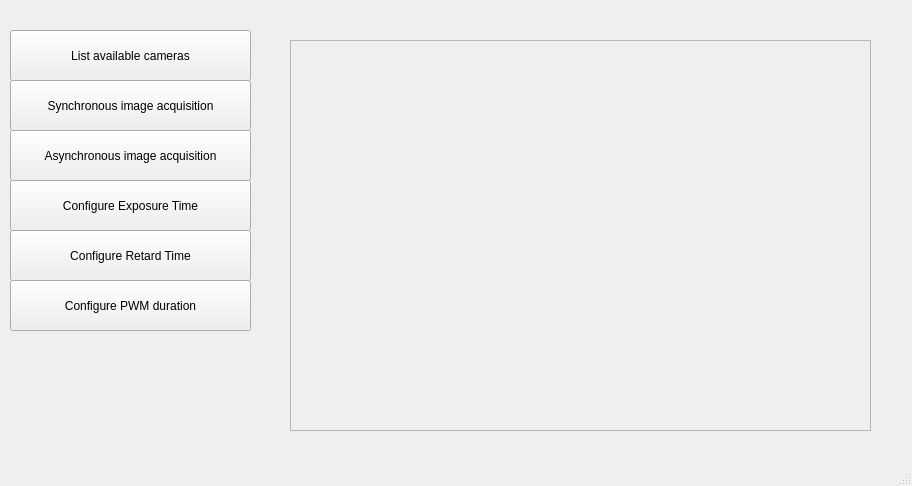
<?xml version="1.0" encoding="UTF-8"?>
<ui version="4.0">
 <class>MainWindow</class>
 <widget class="QMainWindow" name="MainWindow">
  <property name="geometry">
   <rect>
    <x>0</x>
    <y>0</y>
    <width>912</width>
    <height>486</height>
   </rect>
  </property>
  <property name="windowTitle">
   <string>MainWindow</string>
  </property>
  <widget class="QWidget" name="centralWidget">
   <widget class="QPushButton" name="boton">
    <property name="geometry">
     <rect>
      <x>10</x>
      <y>30</y>
      <width>241</width>
      <height>51</height>
     </rect>
    </property>
    <property name="text">
     <string>List available cameras</string>
    </property>
   </widget>
   <widget class="QPushButton" name="botonsynchro">
    <property name="geometry">
     <rect>
      <x>10</x>
      <y>80</y>
      <width>241</width>
      <height>51</height>
     </rect>
    </property>
    <property name="text">
     <string>Synchronous image acquisition</string>
    </property>
   </widget>
   <widget class="QPushButton" name="botonasynchro">
    <property name="geometry">
     <rect>
      <x>10</x>
      <y>130</y>
      <width>241</width>
      <height>51</height>
     </rect>
    </property>
    <property name="text">
     <string>Asynchronous image acquisition</string>
    </property>
   </widget>
   <widget class="QScrollArea" name="scrollArea">
    <property name="geometry">
     <rect>
      <x>290</x>
      <y>40</y>
      <width>581</width>
      <height>391</height>
     </rect>
    </property>
    <property name="widgetResizable">
     <bool>true</bool>
    </property>
    <widget class="QWidget" name="scrollAreaWidgetContents">
     <property name="geometry">
      <rect>
       <x>0</x>
       <y>0</y>
       <width>579</width>
       <height>389</height>
      </rect>
     </property>
     <layout class="QVBoxLayout" name="verticalLayout">
      <item>
       <widget class="QLabel" name="ventana">
        <property name="sizePolicy">
         <sizepolicy hsizetype="Preferred" vsizetype="Preferred">
          <horstretch>0</horstretch>
          <verstretch>0</verstretch>
         </sizepolicy>
        </property>
        <property name="text">
         <string/>
        </property>
       </widget>
      </item>
     </layout>
    </widget>
   </widget>
   <widget class="QPushButton" name="botonexposuretime">
    <property name="geometry">
     <rect>
      <x>10</x>
      <y>180</y>
      <width>241</width>
      <height>51</height>
     </rect>
    </property>
    <property name="text">
     <string>Configure Exposure Time</string>
    </property>
   </widget>
   <widget class="QPushButton" name="botonretard">
    <property name="geometry">
     <rect>
      <x>10</x>
      <y>230</y>
      <width>241</width>
      <height>51</height>
     </rect>
    </property>
    <property name="text">
     <string>Configure Retard Time</string>
    </property>
   </widget>
   <widget class="QPushButton" name="botonpwm">
    <property name="geometry">
     <rect>
      <x>10</x>
      <y>280</y>
      <width>241</width>
      <height>51</height>
     </rect>
    </property>
    <property name="text">
     <string>Configure PWM duration</string>
    </property>
   </widget>
  </widget>
  <widget class="QStatusBar" name="statusBar"/>
 </widget>
 <layoutdefault spacing="6" margin="11"/>
 <resources/>
 <connections/>
</ui>
